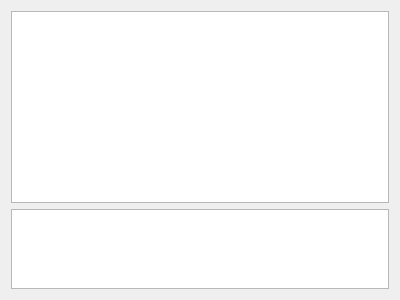
<?xml version="1.0" encoding="UTF-8"?>
<ui version="4.0">
 <comment>
********************************************************************************
**
** Copyright (c) 2017 The University of Notre Dame
** Copyright (c) 2017 The Regents of the University of California
**
** Redistribution and use in source and binary forms, with or without modification,
** are permitted provided that the following conditions are met:
**
** 1. Redistributions of source code must retain the above copyright notice, this 
** list of conditions and the following disclaimer.
**
** 2. Redistributions in binary form must reproduce the above copyright notice, this
** list of conditions and the following disclaimer in the documentation and/or other
** materials provided with the distribution.
**
** 3. Neither the name of the copyright holder nor the names of its contributors may
** be used to endorse or promote products derived from this software without specific
** prior written permission.
**
** THIS SOFTWARE IS PROVIDED BY THE COPYRIGHT HOLDERS AND CONTRIBUTORS &quot;AS IS&quot; AND ANY
** EXPRESS OR IMPLIED WARRANTIES, INCLUDING, BUT NOT LIMITED TO, THE IMPLIED WARRANTIES
** OF MERCHANTABILITY AND FITNESS FOR A PARTICULAR PURPOSE ARE DISCLAIMED. IN NO EVENT
** SHALL THE COPYRIGHT HOLDER OR CONTRIBUTORS BE LIABLE FOR ANY DIRECT, INDIRECT,
** INCIDENTAL, SPECIAL, EXEMPLARY, OR CONSEQUENTIAL DAMAGES (INCLUDING, BUT NOT LIMITED
** TO, PROCUREMENT OF SUBSTITUTE GOODS OR SERVICES; LOSS OF USE, DATA, OR PROFITS; OR
** BUSINESS INTERRUPTION) HOWEVER CAUSED AND ON ANY THEORY OF LIABILITY, WHETHER IN
** CONTRACT, STRICT LIABILITY, OR TORT (INCLUDING NEGLIGENCE OR OTHERWISE) ARISING
** IN ANY WAY OUT OF THE USE OF THIS SOFTWARE, EVEN IF ADVISED OF THE POSSIBILITY OF
** SUCH DAMAGE.
**
**********************************************************************************

// Contributors:
 </comment>
 <class>CWE_landing</class>
 <widget class="QWidget" name="CWE_landing">
  <property name="geometry">
   <rect>
    <x>0</x>
    <y>0</y>
    <width>400</width>
    <height>300</height>
   </rect>
  </property>
  <property name="windowTitle">
   <string>Form</string>
  </property>
  <layout class="QGridLayout" name="gridLayout">
   <item row="0" column="0">
    <widget class="QGraphicsView" name="graphicsView">
     <property name="sizePolicy">
      <sizepolicy hsizetype="Expanding" vsizetype="Expanding">
       <horstretch>0</horstretch>
       <verstretch>0</verstretch>
      </sizepolicy>
     </property>
    </widget>
   </item>
   <item row="1" column="0">
    <widget class="QTableView" name="tableView_jobs">
     <property name="sizePolicy">
      <sizepolicy hsizetype="Expanding" vsizetype="Expanding">
       <horstretch>0</horstretch>
       <verstretch>1</verstretch>
      </sizepolicy>
     </property>
     <property name="horizontalScrollBarPolicy">
      <enum>Qt::ScrollBarAsNeeded</enum>
     </property>
     <property name="sizeAdjustPolicy">
      <enum>QAbstractScrollArea::AdjustIgnored</enum>
     </property>
    </widget>
   </item>
  </layout>
 </widget>
 <resources/>
 <connections/>
</ui>
